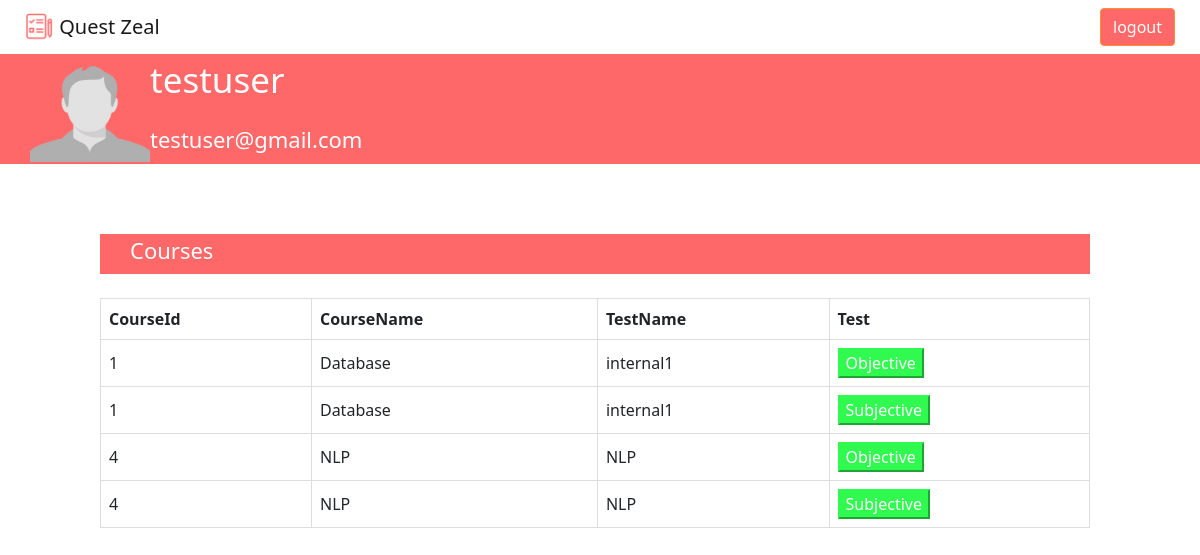
/studentDashboard (signed in), run on an earlier commit of the app's database.
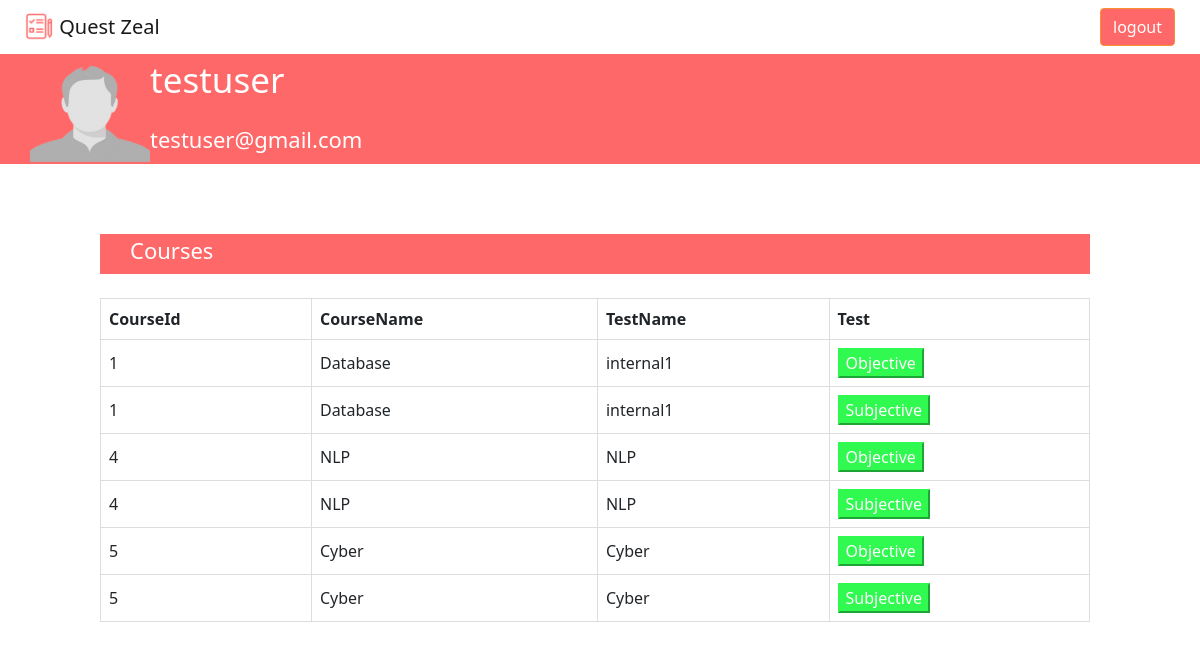
And on a later commit of the database.
### app/models.py (models this page shows, shortened)
class Tests(db.Model):
    __tablename__ = 'Tests'
    id = db.Column(db.Integer, primary_key=True)
    course_name = db.Column(db.String(20), unique=False, nullable=False)
    test_name = db.Column(db.String(20), unique=False, nullable=False)
    file_name = db.Column(db.String(20), unique=False, nullable=False)

### app/views.py (the view)
@app.route('/studentDashboard')
@login_required
def studentDashboard():
    tests = Tests.query.all()
    temp_tests = []
    for data in range(0,len(tests)):
        temp_tests.append([tests[data].id, tests[data].course_name, tests[data].test_name,"Objective", False])
        temp_tests.append([tests[data].id, tests[data].course_name, tests[data].test_name, "Subjective", False])
    students = Students.query.all()
    for data in range(0,len(temp_tests)):
        for ele in range(0,len(students)):
            if students[ele].course_id == temp_tests[data][0] and students[ele].test_name == temp_tests[data][2] and students[ele].type == temp_tests[data][3]:
                temp_tests[data][4]=True
    if current_user.user == "admin":
        return render_template('page-404.html'), 404
    else :
        return render_template( 'studentDashboard.html',name = current_user.user , email= current_user.email, temp_tests=temp_tests, students = students, tests=tests)

### app/views.py (called while the page is built)
@lm.user_loader
def load_user(user_id):
    return Users.query.get(int(user_id))

### app/templates/studentDashboard.html (shortened to what this page needs)
<!DOCTYPE html>
<html lang="en">
  <head>
    <link
      rel="stylesheet"
      href="https://cdn.jsdelivr.net/npm/bootstrap@5.1.1/dist/css/bootstrap.min.css"
    />
    <link rel="stylesheet" href="/static/assets/css/studentDashboard.css" />
  </head>
  <body>
    <main>
      <nav class="navbar navbar-light ">
        <div class="text col-12 col-md-9 px-4">
          <a class="navbar-brand" href="/">
            <img src="/static/assets/images/logo.png" width="30" height="30" class="d-inline-block align-top">
            Quest Zeal
          </a>
        </div>
        <div class="col-6 col-md-3 d-flex flex-row">
          <div class="Logout">
            <a href="/logout" type="button" class="btn homepageButton">logout</a>
          </div>
        </div>
      </nav>
      <div class="header">
        <img src="/static/assets/images/pp.png" align="left" width="120" height="120" class="d-inline-block align-top">
        <p class="prfname"> {{name}} </p>
        <p>{{email}}
        </p>
      </div>
      <div class="maindashboard">
          <div>
            <div>
              {% if tests%}
              <div class="header2">
                <p> Courses </p>
              </div>
              <br />
              <table>
                <thead>
                  <th>CourseId</th>
                  <th>CourseName</th>
                  <th>TestName</th>
                  <th>Test</th>
                </thead>
                {% for data in temp_tests %}
                <tbody>
                  <td>{{data[0]}}</td>
                  <td>{{data[1]}}</td>
                  <td>{{data[2]}}</td>
                  {%if data[3] =="Objective" %} {%if data[4] == True %}
                  <td> <a><button class="btn">Attended</button></a></td>
                  {%else%}
                  <td>
                    <a href="/Objective_QA_Generation/{{data[0]}}"
                      ><button class = "btn1">Objective</button></a
                    >
                  </td>
                  {%endif%} {%else %} {%if data[4] == True%}
                  <td><a><button class="btn">Attended</button></a></td>
                  {%else%}
                  <td>
                    <a href="/Subjective_Questions/{{data[0]}}"
                      ><button class="btn1">Subjective</button></a
                    >
                  </td>
                  {%endif%} {%endif%}
                </tbody>
                {% endfor%}
                {%endif%}
              </table>
            </div>
          </div>
          <div class="d-grid gap-2 d-sm-flex justify-content">
          </div>
        </div>
    </main>
  </body>
</html>

What changed in the data, as far as the page shows it:
added Tests: id "5", course_name "Cyber", test_name "Cyber"
